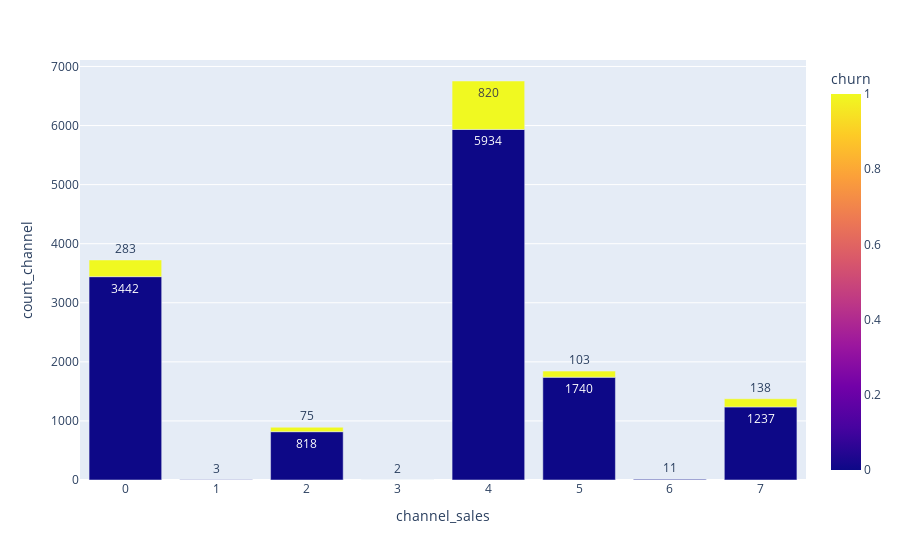

Notebook source saved alongside this figure:
### Markdown cell above
### sales through `0`,`4` channels has high churn rates than the others.

### Code cell
fig=px.bar(channel_sales,x="channel_sales",y="count_channel",color="churn",text_auto=True)
fig.show()

### Figure 1 — Plotly figure (JSON) as saved in the notebook; plotly's stock layout.template omitted (floating-point values rounded to 4 significant figures)
{"data": [{"alignmentgroup": "True", "hovertemplate": "channel_sales=%{x}<br>count_channel=%{y}<br>churn=%{marker.color}<extra></extra>", "legendgroup": "", "marker": {"color": [0, 0, 0, 0, 0, 0, 0, 0, 1, 1, 1, 1, 1], "coloraxis": "coloraxis", "pattern": {"shape": ""}}, "name": "", "offsetgroup": "", "orientation": "v", "showlegend": false, "textposition": "auto", "texttemplate": "%{y}", "type": "bar", "x": [4, 0, 5, 7, 2, 6, 1, 3, 4, 0, 7, 5, 2], "xaxis": "x", "y": [5934, 3442, 1740, 1237, 818, 11, 3, 2, 820, 283, 138, 103, 75], "yaxis": "y"}], "layout": {"barmode": "relative", "coloraxis": {"colorbar": {"title": {"text": "churn"}}, "colorscale": [[0, "#0d0887"], [0.1111, "#46039f"], [0.2222, "#7201a8"], [0.3333, "#9c179e"], [0.4444, "#bd3786"], [0.5556, "#d8576b"], [0.6667, "#ed7953"], [0.7778, "#fb9f3a"], [0.8889, "#fdca26"], [1, "#f0f921"]]}, "legend": {"tracegroupgap": 0}, "margin": {"t": 60}, "xaxis": {"anchor": "y", "domain": [0, 1], "title": {"text": "channel_sales"}}, "yaxis": {"anchor": "x", "domain": [0, 1], "title": {"text": "count_channel"}}}}
